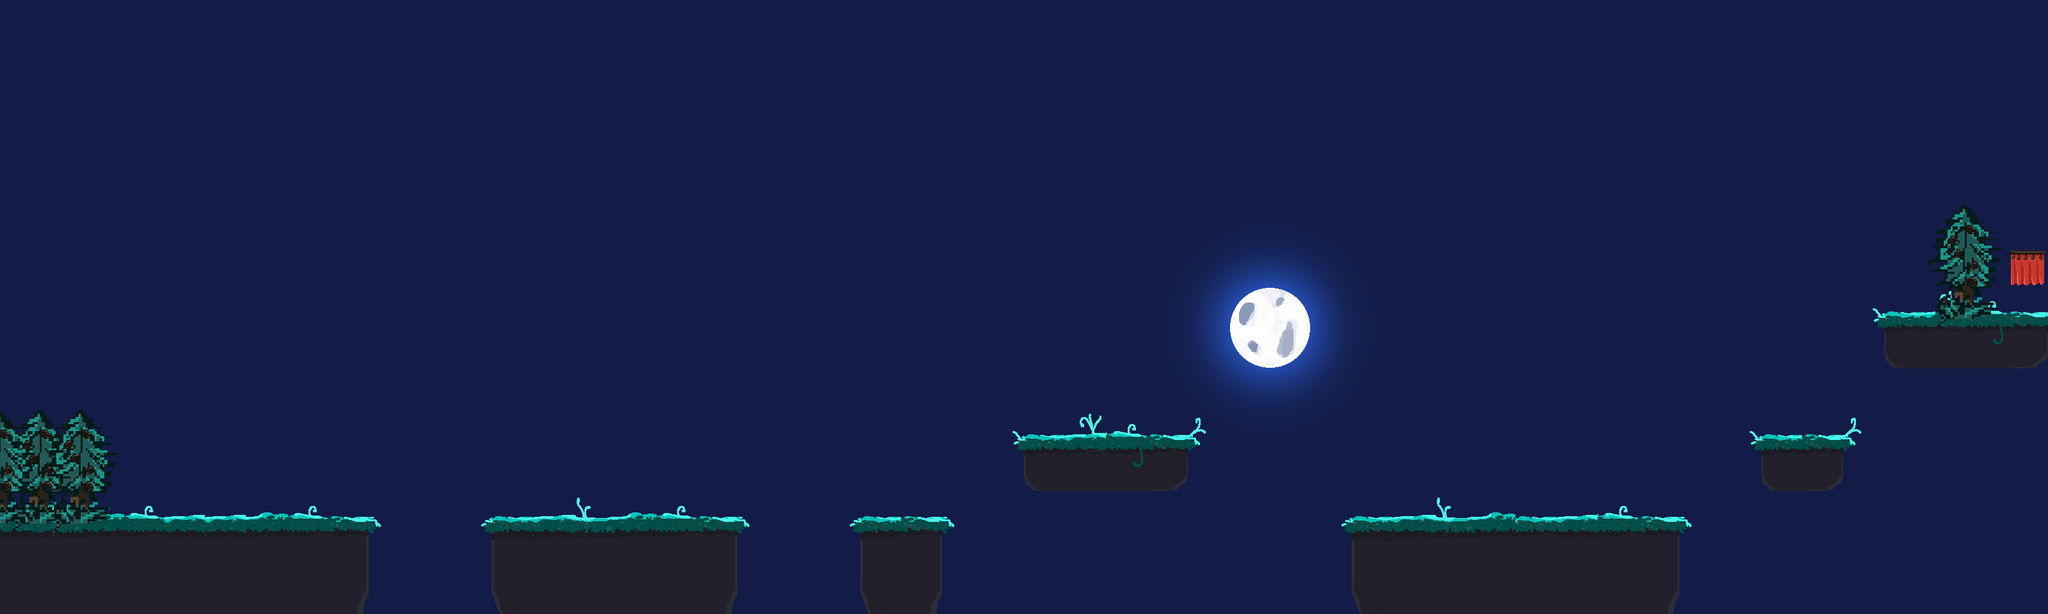

Tiled map render using the project's own tile images. Description and the map definition, with tile-layer contents summarised, below:
An orthogonal 50x15 tile map with 64x64 px tiles, 3 tile layers (Tile Layer 1, Tile Layer 2, Tile Layer 3), 4 tilesets and 11 objects (3x Stork1, Hero).

<map version="1.0" orientation="orthogonal" renderorder="right-down" width="50" height="15" tilewidth="64" tileheight="64" nextobjectid="12">
 <tileset firstgid="1" name="ground_tileset1" tilewidth="64" tileheight="64" tilecount="48" columns="8">
  <image source="ground_tileset1.png" width="512" height="384" />
 </tileset>
 <tileset firstgid="49" name="sky_tileset1" tilewidth="64" tileheight="64" tilecount="36" columns="6">
  <image source="sky_tileset1.png" width="384" height="384" />
 </tileset>
 <tileset firstgid="85" name="curtain_tileset" tilewidth="64" tileheight="64" tilecount="2" columns="1">
  <image source="curtain_tileset.png" width="64" height="128" />
 </tileset>
 <tileset firstgid="87" name="tree" tilewidth="64" tileheight="64" tilecount="9" columns="3">
  <image source="tree.png" width="192" height="192" />
 </tileset>
 <layer name="Tile Layer 1" width="50" height="15">
  <data>[750 cells, 750 non-empty, 38 distinct tile ids]</data>
 </layer>
 <layer name="Tile Layer 2" width="50" height="15">
  <data>[750 cells, 50 non-empty, 44 distinct tile ids]</data>
 </layer>
 <objectgroup name="Player">
  <object id="1" name="Hero" x="128" y="576">
   <polygon points="0,0 64,0 64,64 0,64" />
  </object>
 </objectgroup>
 <objectgroup name="Ground">
  <object id="2" x="3" y="809">
   <polygon points="0,0 592,-1 564,149 -3,151" />
  </object>
  <object id="3" x="752" y="812">
   <polygon points="0,0 407,-3 392,148 25,147" />
  </object>
  <object id="4" x="1345" y="805">
   <polygon points="0,0 135,1 128,155 3,155" />
  </object>
  <object id="5" x="1588" y="677">
   <polygon points="0,0 289,0 269,91 15,91" />
  </object>
  <object id="6" x="2093" y="808">
   <polygon points="0,0 549,-1 531,152 28,153" />
  </object>
  <object id="7" x="2737" y="679">
   <polygon points="0,0 167,1 143,89 19,91" />
  </object>
  <object id="8" x="2928" y="488">
   <polygon points="0,0 268,-1 269,88 23,89" />
  </object>
 </objectgroup>
 <objectgroup name="Enemies">
  <object id="9" name="Stork1" x="2112" y="768">
   <properties>
    <property name="respawn" type="bool" value="true" />
    <property name="routeDistance" value="6" />
   </properties>
   <polygon points="0,0 0,-64 64,-64 64,0" />
  </object>
  <object id="10" name="Stork1" x="1600" y="640">
   <properties>
    <property name="respawn" type="bool" value="true" />
    <property name="routeDistance" value="3" />
   </properties>
   <polygon points="0,0 0,-64 64,-64 64,0" />
  </object>
  <object id="11" name="Stork1" x="768" y="768">
   <properties>
    <property name="respawn" type="bool" value="true" />
    <property name="routeDistance" value="5" />
   </properties>
   <polygon points="0,0 0,-64 64,-64 64,0" />
  </object>
 </objectgroup>
 <layer name="Tile Layer 3" width="50" height="15">
  <data>[750 cells, 9 non-empty, 6 distinct tile ids]</data>
 </layer>
</map>